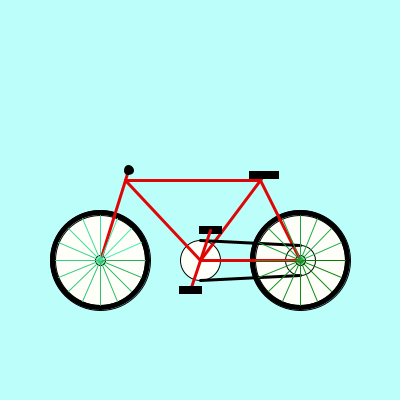
Frame 1 (no input)
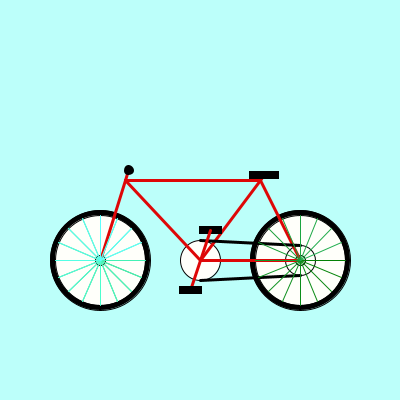
Frame 2 (the mouse pressed at the canvas centre, redrawn once)

The Processing sketch that drew these frames (run headless with seeded random() and noise(); the mouse was pressed at the canvas centre and the sketch redrawn once):

// Processing sketch: processing_95557
// ── processing_95557.pde

void setup(){
size(400,400);

background(188,255,250);
fill(0);
ellipse(100,260,100,100);
ellipse(300,260,100,100);
fill(255,255,250);
ellipse(100,260,90,90);
ellipse(300,260,90,90);
ellipse(100,260,10,10);
ellipse(300,260,30,30);
ellipse(300,260,10,10);
ellipse(200,260,40,40);
stroke(222,7,7);
strokeWeight(3);
line(300,260,260,180);
line(260,180,200,260);
line(200,260,125,180);
line(125,180,100,260);
line(125,180,260,180);
line(300,260,200,260);
line(125,180,128.5,170);
line(260,180,262.5,177);
stroke(0);
line(200,280,300,275);
line(200,240,300,245);
fill(0);
rect(200,227.5,20,5);
stroke(222,7,7);
line(200,260,190,290);
line(200,260,210,230);
stroke(0);
rect(180,287.5,20,5);
ellipse(128.5,170,7,7);
rect(250,172,27,5);
strokeWeight(1);
}



float o=0;
int n=16;
float e=2*PI/n;
int x=300;
int y=260;
int r=45;
int ri=4;
int gi=129;
int bi=5;
int x1=100;
int y1=260;
void draw(){
  while(o<2*PI){
    stroke(ri,gi,bi);
    line(x,y,x+cos(o)*r,y+sin(o)*r);
    o=o+e;
    ri=ri+2;
    gi=gi+3;
    bi=bi+5;
  }
  o=0;
  
   while(o<2*PI){
    stroke(ri,gi,bi);
    line(x1,y1,x1+cos(o)*r,y1+sin(o)*r);
    o=o+e;
    ri=ri+2;
    gi=gi+4;
    bi=bi+6;
  }
  noLoop();
}
